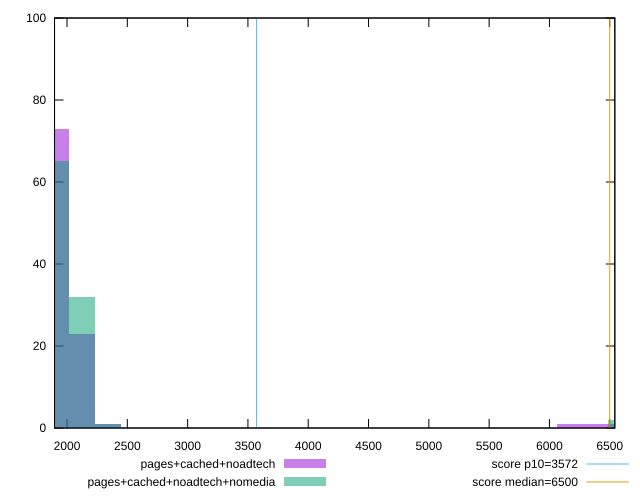

This figure's gnuplot source:
reset

$pagesCachedNoadtech <<EOF
2338.85151401672 1
1913.605784195498 73
2126.228649106109 23
6591.308812228938 1
6166.063082407716 1
6378.685947318327 1
EOF

$pagesCachedNoadtechNomedia <<EOF
2338.85151401672 1
1913.605784195498 65
2126.228649106109 32
6591.308812228938 2
EOF

set key outside below
set boxwidth 212.6228649106109
set xrange [1896.4170000000004:6542.141999999999]
set yrange [0:100]
set trange [0:100]
set style fill transparent solid 0.5 noborder

set parametric
set terminal svg size 640, 500 enhanced background rgb 'white'
set output "report_00018_2021-02-10T15-25-16.877Z/first-cpu-idle/comparison/histogram/2_vs_3.svg"

plot $pagesCachedNoadtech title "pages+cached+noadtech" with boxes, \
     $pagesCachedNoadtechNomedia title "pages+cached+noadtech+nomedia" with boxes, \
     3572,t title "score p10=3572", \
     6500,t title "score median=6500"

reset
